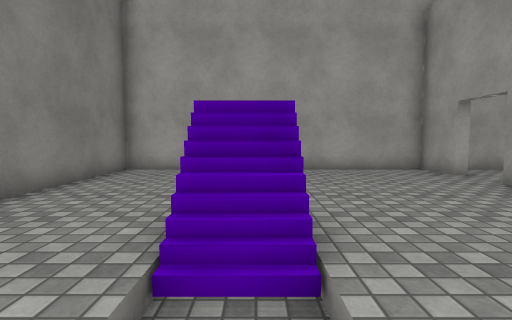
view 1 (above)

15 first-person views from a walk through a Unity game level. The camera is 1.4 m above the floor, tilts 4° down and sees 80° across. The floor is counted in squares, 1 m on a side. Each view is taken from the middle of a square. On the plan, view 1 faces up. The plan holds only what a view shows up to about 14 squares ahead; the rest is blank. The place goes on beyond the plan. The player character is not drawn. Door leaves are left out, so doorways stand open. Surface patterns are stand-ins for the level's own textures.

view 2
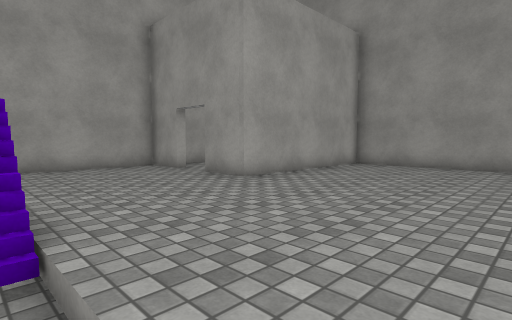

view 3
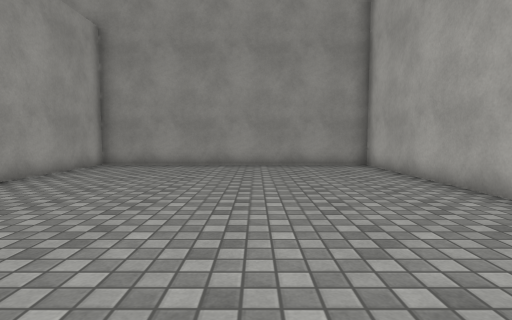

view 4
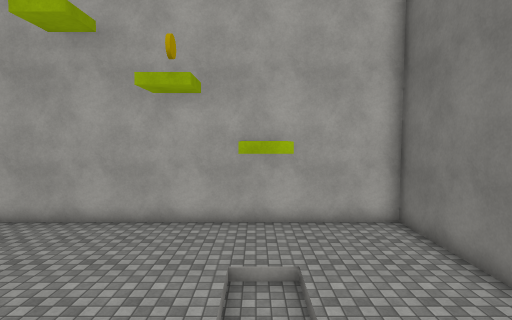

view 5
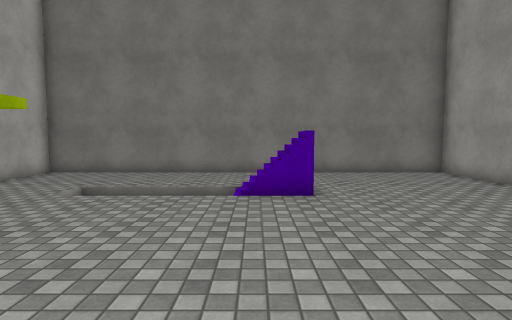

view 6
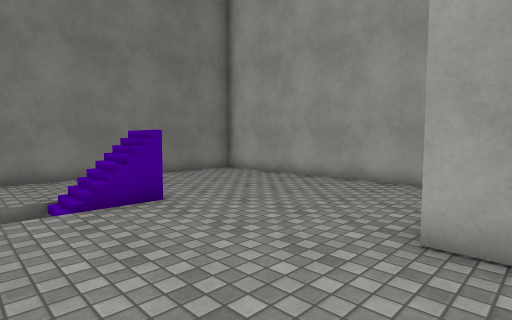

view 7
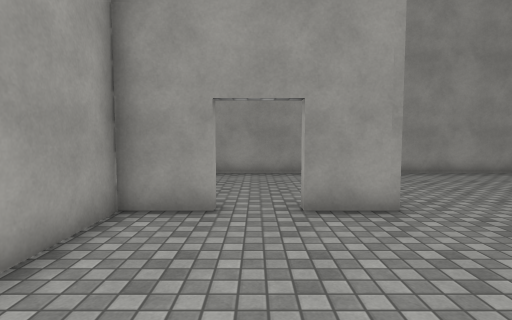

view 8
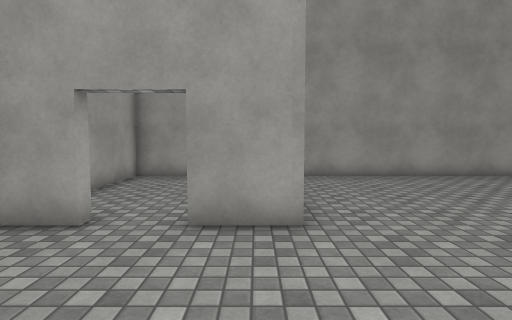

view 9
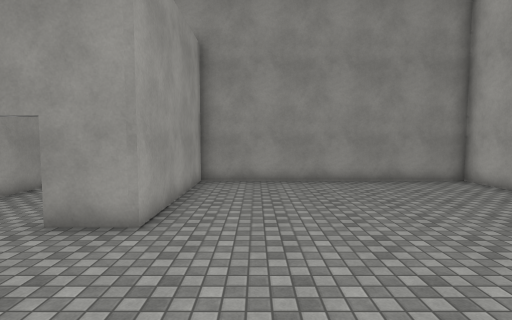

view 10
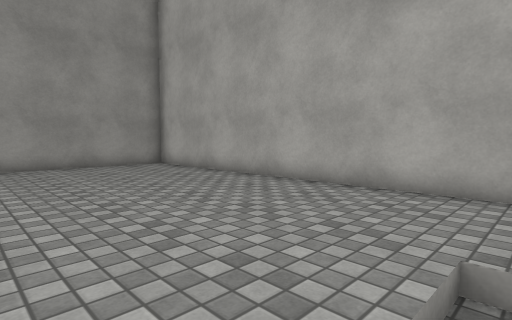

view 11
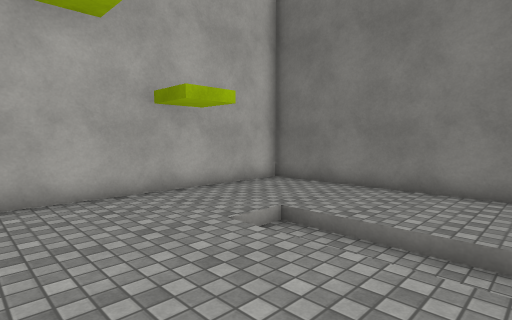

view 12
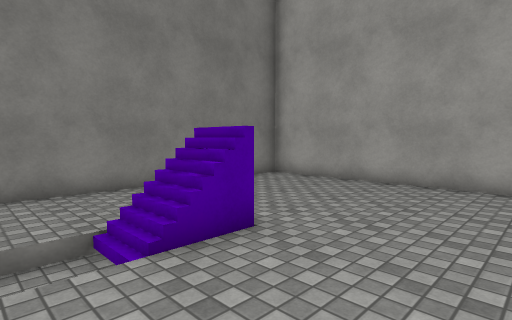

view 13
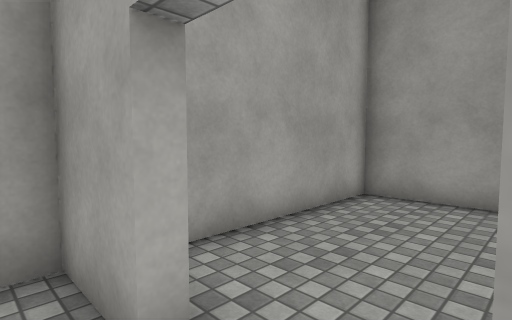

view 14
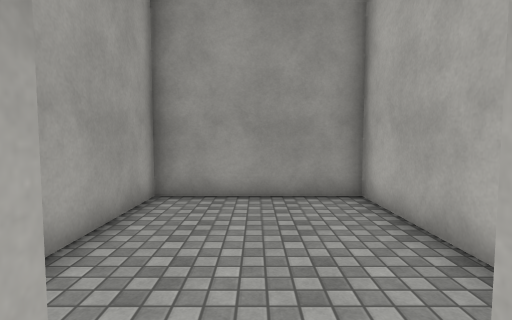

view 15
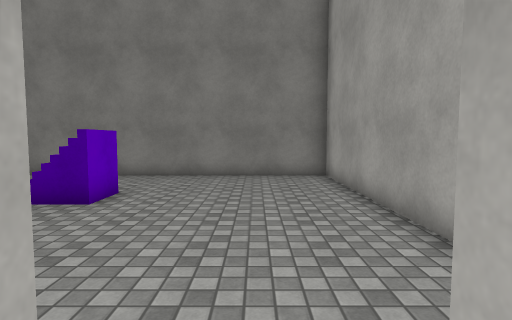

### Floor plan
Key: @ floor where view 1 was taken; # wall or solid block; . main floor; - floor 0.25 m lower than the main floor; / step, stairs or slope; D open door.
Columns run from 5 left of view 1 to 13 right of it. Each row starts with its distance up from view 1.
 11 ####DD############
 10 #..........#.....#
  9 #..........#.....#
  8 #..........D.....#
  7 #..........D.....#
  6 #..........#.....#
  5 #..........########
  4 #...#/............#
  3 #...//............#
  2 #.../-............#
  1 #.../-............#
  0 #.../@............#
 -1 #.../-............#
 -2 #...//............#
 -3 #.................#
 -4 #.................#
 -5 #.................#
 -6 ###################

Positions as (right, up) in squares from view 1, and headings:
1: (0, 0), facing up
2: (0, -1), facing up-right
3: (0, -1), facing right
4: (0, 4), facing down
5: (8, 3), facing left
6: (7, 1), facing up-left
7: (0, 8), facing right
8: (1, 6), facing right
9: (0, 3), facing right
10: (0, 1), facing down-right
11: (4, 2), facing down-left
12: (4, 1), facing up-left
13: (5, 7), facing up-right
14: (5, 8), facing right
15: (7, 8), facing left
